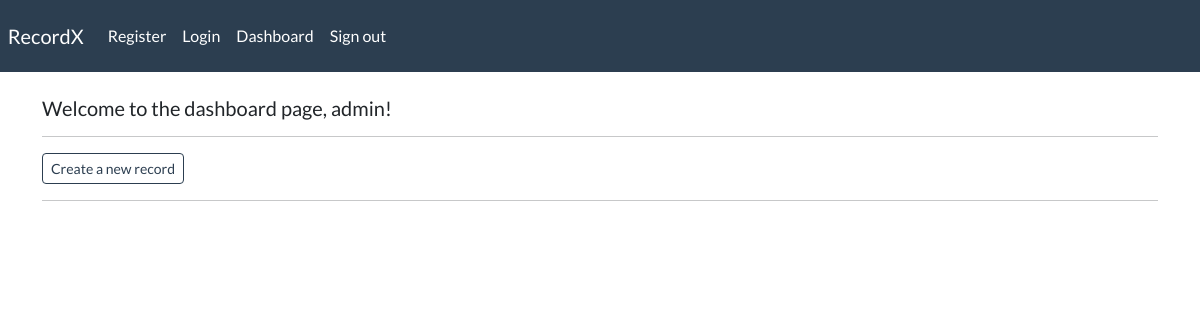
The app's page /dashboard (signed in), older data.
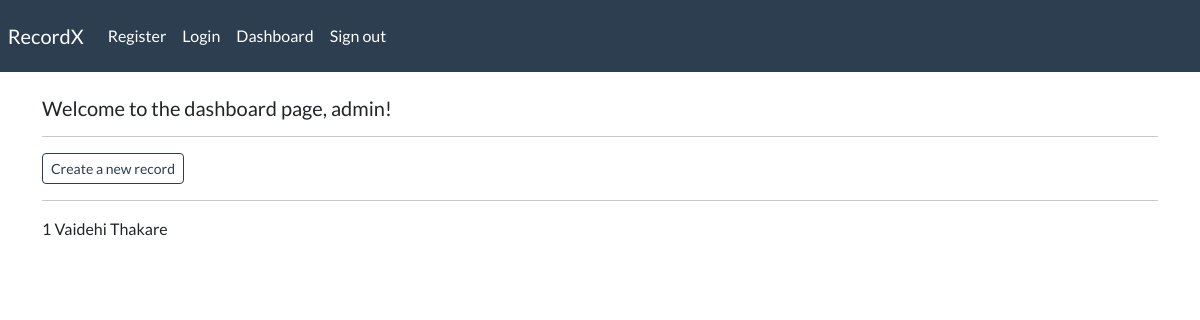
The same page, newer data.
### myapp/models.py (models this page shows, shortened)
class Record(models.Model):
    creation_date = models.DateTimeField(auto_now_add=True)
    first_name = models.CharField(max_length=100)
    last_name = models.CharField(max_length=100)
    email = models.CharField(max_length=255)
    phone = models.CharField(max_length=20)
    address = models.CharField(max_length=300)
    city = models.CharField(max_length=255)
    province = models.CharField(max_length=200)
    country = models.CharField(max_length=125)
    objects = models.Manager()

### myapp/views.py (the view)
# urls.py: path('dashboard', views.dashboard, name='dashboard'),
@login_required(login_url='login')
def dashboard(request):
    my_records = Record.objects.all()
    context = {'records': my_records}
    return render(request, 'myapp/dashboard.html', context=context)

### myapp/templates/myapp/dashboard.html
{% extends 'myapp/base.html' %}
{% block content %}
    <h5> Welcome to the dashboard page, {{user}}! </h5>
    <hr>
    <a class="btn btn-outline-primary btn-sm" href="{% url 'dashboard' %}">
        Create a new record
    </a>
    <hr>
    {% for record in records %}
        {{record.id}}
        {{record.first_name}}
        {{record.last_name}}
    {% endfor %}
{% endblock %}

### myapp/templates/myapp/base.html (shortened to what this page needs)
{% load static %}
<!DOCTYPE html>
<html>
    <head>
        <link rel="stylesheet" type="text/css" href="https://bootswatch.com/5/flatly/bootstrap.min.css">
        <link rel="stylesheet" type="text/css" href="{% static 'css/styles.css' %}">
    </head>
    <body>
        {% include 'myapp/navbar.html' %}
        <div class="container">
            <br>
            {% block content %}{% endblock %}
        </div>
    </body>
</html>

### myapp/templates/myapp/navbar.html (shortened to what this page needs)
<nav class="navbar navbar-expand-lg navbar-dark bg-primary justify-content-center">
    <a class="navbar-brand main-heading" href="{% url '' %}">
        &nbsp; RecordX
    </a>
    <div class="collapse navbar-collapse text-center" id="navbarNavDropdown">
        <ul class="navbar-nav mr-auto">
            <li class="nav-item {% if not user.is_authenticated %}active{% endif %}">
                <a class="nav-link" href="{% url 'register' %}">Register</a>
            </li>
            <li class="nav-item {% if not user.is_authenticated %}active{% endif %}">
                <a class="nav-link" href="{% url 'login' %}">Login</a>
            </li>
            {% if user.is_authenticated %}
            <li class="nav-item">
                <a class="nav-link" href="{% url 'dashboard' %}">Dashboard</a>
            </li>
            <li class="nav-item">
                <a class="nav-link" href="{% url 'logout' %}">Sign out</a>
            </li>
            {% endif %}
        </ul>
    </div>
</nav>

Row changes from the older to the newer data that the page shows:
added Record: id "1", first_name "Vaidehi", last_name "Thakare"
